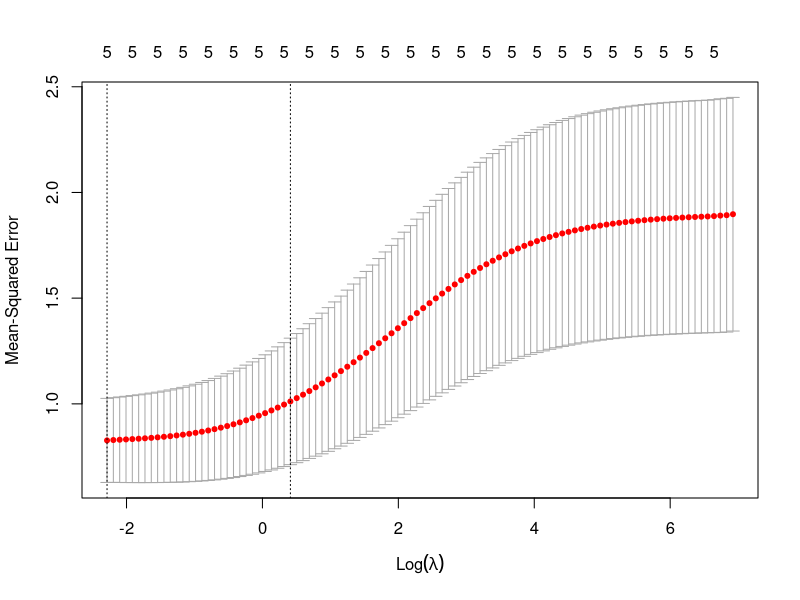
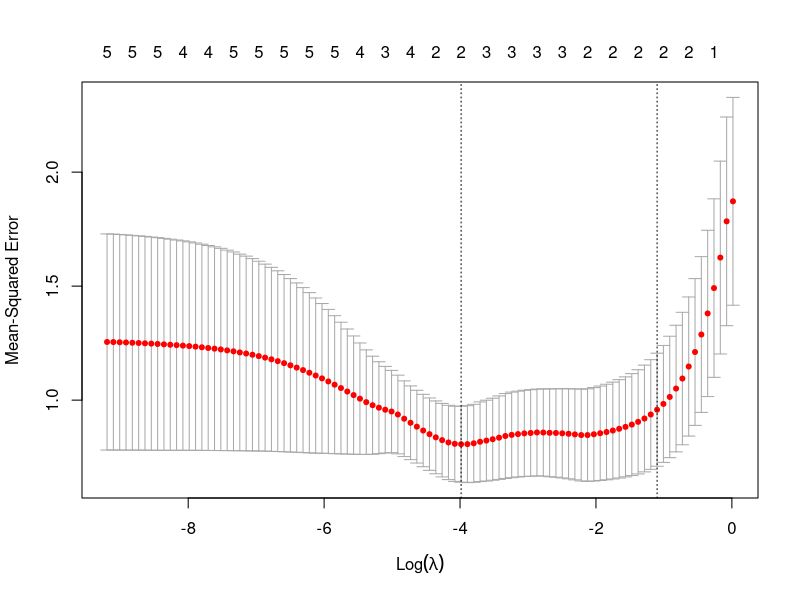

The R source for these figures, in order:
## ---- chunk 1
knitr::opts_chunk$set(echo = TRUE)
## ---- chunk 2
cookies_data <- read.csv("cookies.csv")
## ---- chunk 3
# Computation (mean, standard deviation, minimum and maximum)

cookies_data$mean <- rowMeans(cookies_data[, 2:701])
cookies_data$stDev <- apply(cookies_data[, 2:701], 1, sd)
cookies_data$min <- apply(cookies_data[, 2:701], 1, min)
cookies_data$max <- apply(cookies_data[, 2:701], 1, max)


# Computation (slope)

# Function: compute_slope
# @param: spectrum_values of a cookie (here, column 2 to 701)
# @return: slope of the spectrum curve for a cookie
compute_slope <- function(spectrum_values) {
  pos <- 1:length(spectrum_values)
  lm_model <- lm(spectrum_values ~ pos)
  slope <- coef(lm_model)[2]
  return(slope)
}

cookies_data$slope <- apply(cookies_data[, 2:701], 1, compute_slope) 


# Display of the new columns
head(cookies_data[,702:706])
## ---- chunk 4
# Only features and fat values are retrieved

cookies_features <- cookies_data[c("fat", "mean", "stDev", "slope", "min", "max")]
head(cookies_features)

X <- as.matrix(cookies_features[, -1]) # co-variables
y <- cookies_features$fat # target variable
## ---- chunk 5
# glmnet package is required 
# install.packages("glmnet")
library(glmnet)
## ---- chunk 6
# Cross validation
cv_ridge <- cv.glmnet(X, y, alpha=0)

plot(cv_ridge)
best_lambda <- cv_ridge$lambda.min # lambda that gives the lowest MSE
print(paste("The best value for lambda is", best_lambda))
## ---- chunk 7
best_model_ridge <- glmnet(X, y, alpha=0, lambda = best_lambda)
coef(best_model_ridge)
## ---- chunk 8
predictions <- predict(best_model_ridge, newx = X)

# RMSE
rmse <- sqrt(mean((predictions - y)^2)) 
print(paste("RMSE ridge model :", rmse))

# R^2
r_squared <- 1 - sum((y - predictions)^2) / sum((y - mean(y))^2)
print(paste("R^2 ridge model :", r_squared))

## ---- chunk 9
cv_lasso <- cv.glmnet(X, y, alpha=1)

plot(cv_lasso)
best_lambda <- cv_lasso$lambda.min # \(\lambda\) qui donne le plus bas MSE
print(paste("La meilleure valeur pour lambda est", best_lambda))
## ---- chunk 10
best_model_lasso <- glmnet(X, y, alpha=1, lambda = best_lambda)
coef(best_model_lasso)
## ---- chunk 11
predictions <- predict(best_model_lasso, newx = X)

# RMSE
rmse <- sqrt(mean((predictions - y)^2)) 
print(paste("RMSE lasso model :", rmse))

# R^2
r_squared <- 1 - sum((y - predictions)^2) / sum((y - mean(y))^2)
print(paste("R^2 lasso model :", r_squared))

## ---- chunk 12
model_linear <- lm(y ~ X)

predictions_linear <- predict(model_linear, newdata = data.frame(X))

# RMSE
rmse_linear <- sqrt(mean((predictions_linear - y)^2)) 
print(paste("RMSE linear model :", rmse_linear))

# R^2
r_squared_linear <- 1 - sum((y - predictions_linear)^2) / sum((y - mean(y))^2)
print(paste("R^2 linear model :", r_squared_linear))
